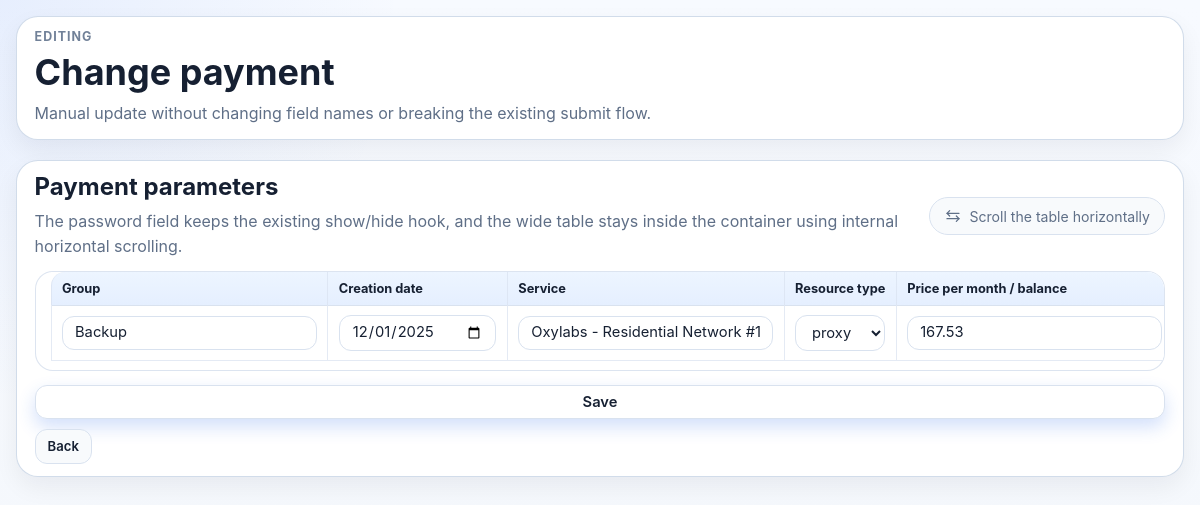
/edit_table/411 (signed in), run on the app's committed database.
### pay_app/models.py (models this page shows, shortened)
class Pay(models.Model):
    CHOICES_TYPE_SOURCE = (
        ("VPS", "VPS"),
        ("site", "site"),
        ("proxy", "proxy")
    )
    CHOICES_ACTIVE = (
        ("active", "active"),
        ("not active", "not active")
    )
    CHOICES_CURRENCY = (
        ("USD $", "USD"),
        ("EURO €", "EURO"),
        ("UAH ₴", "UAH"),
        ("rub ₽", "rub")
    )
    id = models.BigAutoField(primary_key=True)
    cabinet = models.ForeignKey('Cabinet', on_delete=models.DO_NOTHING, verbose_name='Кабінет')
    groups = models.CharField(max_length=50, blank=True, verbose_name='Група')
    create_date = models.DateField(default=datetime.date.today, verbose_name='Дата створення')
    service = models.CharField(max_length=70, verbose_name='Сервіс')
    type_source = models.CharField(max_length=58, choices=CHOICES_TYPE_SOURCE, default=1, verbose_name='Тип ресурсу')
    price_per_month = models.DecimalField(max_digits=10, decimal_places=2, verbose_name='Місячна плата')
    currency = models.CharField(max_length=8, default=1, choices=CHOICES_CURRENCY, verbose_name='Валюта')
    pay_sys = models.CharField(max_length=50, verbose_name='Платіжна система')
    paid_up_to = models.DateField(default=default_paid_up_to, verbose_name='Оптачено до')
    status = models.CharField(max_length=200, default=1, null=True, choices=CHOICES_ACTIVE, verbose_name='Статус')
    email_login = models.CharField(max_length=300, verbose_name='Логін')
    password = models.CharField(max_length=300, unique=False, verbose_name='Пароль')
    ip = models.CharField(max_length=340, null=True, verbose_name='Ір/port')
    note_pay = models.CharField(max_length=340, blank=True, null=True, verbose_name='Примітка')

### pay_app/views.py (the view)
# urls.py: path("edit_table/<int:id>", views.edit_table, name="edit_table"),
@login_required
def edit_table(request: HttpRequest, id: int) -> HttpResponse:
    item = services.decrypt_pay_secrets(get_object_or_404(Pay, id=id))
    if request.method == 'POST':
        form_edit_pay = PayForm(request.POST, instance=item)
        if form_edit_pay.is_valid():
            form_edit_pay.save()
            return redirect('app:edit_page')
    else:
        form_edit_pay = PayForm(instance=item)
    return render(request, 'edit_table.html', {'object_l': item, 'form_edit_pay': form_edit_pay})

### pay_app/log_context.py (called while the page is built)
def set_request_context(context: dict[str, Any]) -> None:
    _REQUEST_CONTEXT.set(dict(context))

def clear_request_context() -> None:
    _REQUEST_CONTEXT.set({})

### pay_app/security.py (called while the page is built)
def decrypt_value(value: str) -> str | None:
    if value in (None, ''):
        return value
    encrypted = str(value)
    for key in _build_key_candidates():
        decrypted = cryptocode.decrypt(encrypted, key)
        if decrypted not in (False, None, ''):
            return decrypted
    return None

### pay_app/services/security.py (called while the page is built)
def decrypt_pay_secrets(pay: Pay) -> Pay:
    pay.password = decrypt_value(pay.password)
    pay.email_login = decrypt_value(pay.email_login)
    return pay

### pay_app/templatetags/date_filters.py (called while the page is built)
@register.filter
def date_iso(value: Any) -> str:
    if not value:
        return ''
    if isinstance(value, date):
        return value.isoformat()
    return str(value)

### pay_app/templates/edit_table.html (shortened to what this page needs)
{% extends 'base.html' %}
{% load static %}
{% load i18n %}
{% load date_filters %}
{% block content %}
  <div class="page-shell page-shell--wide">
    {% include 'partials/pay_edit/_edit_table_header.html' %}
    {% include 'partials/pay_edit/_edit_table_form.html' %}
  </div>
{% endblock %}

### pay_app/templates/partials/pay_edit/_edit_table_form.html (shortened to what this page needs)
{% load i18n %}
{% load date_filters %}
<section class="table-card table-card--wide">
  <div class="table-card__header table-card__header--with-hint">
    <div>
      <h2 class="section-title">{% trans "Payment parameters" %}</h2>
      <p class="section-subtitle">{% trans "The password field keeps the existing show/hide hook, and the wide table stays inside the container using internal horizontal scrolling." %}</p>
    </div>
    <div class="table-scroll-hint">
      <svg class="icon-svg" viewBox="0 0 24 24" aria-hidden="true" focusable="false">
        <path d="M3 8h18"></path>
        <path d="M7 4 3 8l4 4"></path>
        <path d="M21 16H3"></path>
        <path d="m17 12 4 4-4 4"></path>
      </svg>
      <span>{% trans "Scroll the table horizontally" %}</span>
    </div>
  </div>
  <form method="POST" class="edit-table-form">
    <div class="table-responsive table-responsive--wide">
      <table class="table_pay table_pay--edit">
        <thead>
          <tr>
            <th>{% trans "Group" %}</th>
            <th>{% trans "Creation date" %}</th>
            <th>{% trans "Service" %}</th>
            <th>{% trans "Resource type" %}</th>
            <th>{% trans "Price per month / balance" %}</th>
          </tr>
        </thead>
        <tbody>
          <tr>
            <td>
              <input type="text" name="groups" value="{{ object_l.groups|default:'' }}" class="form-control" aria-label="{% trans 'Group' %}">
            </td>
            <td>
              <input type="date" name="create_date" value="{{ object_l.create_date|date_iso }}" class="form-control" aria-label="{% trans 'Creation date' %}">
            </td>
            <td>
              <input type="text" name="service" value="{{ object_l.service|default:'' }}" class="form-control" aria-label="{% trans 'Service' %}">
            </td>
            <td>
              <select name="type_source" class="form-control" aria-label="{% trans 'Resource type' %}">
                {% for val, label in form_edit_pay.fields.type_source.choices %}
                  <option value="{{ val }}" {% if object_l.type_source == val %}selected{% endif %}>{{ label }}</option>
                {% endfor %}
              </select>
            </td>
            <td>
              <input type="number" step="0.01" name="price_per_month" value="{{ object_l.price_per_month|default:'' }}" class="form-control" aria-label="{% trans 'Price per month / balance' %}">
            </td>
          </tr>
        </tbody>
      </table>
    </div>
    <div class="page-actions">
      <input type="submit" class="btn_pay" value="{% trans 'Save' %}">
      <a href="{% url 'app:edit_page' %}" class="btn_pay btn-linklike btn_pay--secondary">{% trans "Back" %}</a>
    </div>
  </form>
</section>

### data on the page
Pay: groups "Backup", create_date "12/01/2025", service "Oxylabs - Residential Network #1", type_source "proxy", price_per_month "167.53"
